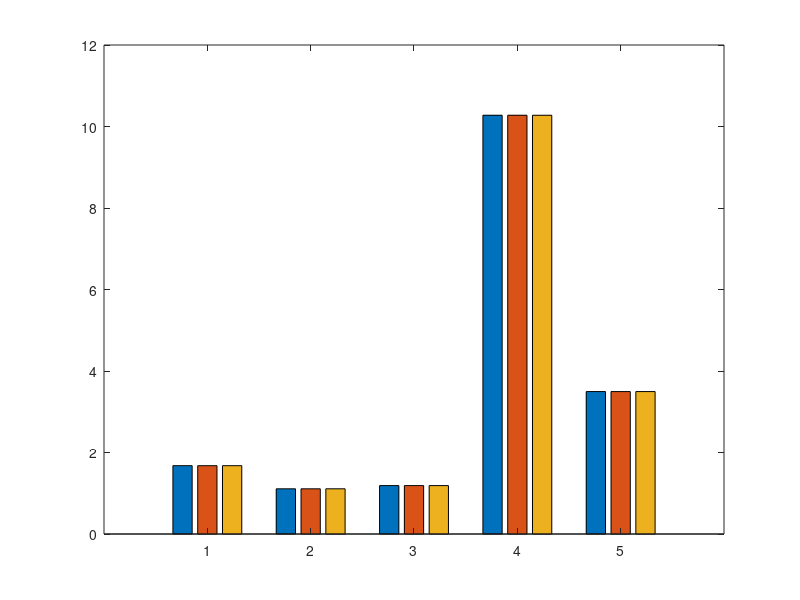

Source code (MATLAB): (Note: this script raises an error after producing the figure.)
%%% Step 2 Plots %%%

benchmarks = ["401.bzip2", "429.mcf", "456.hmmer", "458.sjeng", "470.lbm"]; 

%% L1 instruction cache size plot
CPI = [1.676947 1.676618 1.676571; 1.109419 1.109388 1.109434; 1.188197 1.187996 1.187996; 10.276385 10.276572 10.276069; 3.495573 3.495153 3.495153];  
bar(CPI) 
set(gca,'xticklabels',benchmarks)
title('L1 Icache size - CPI')
xlabel('Benchmarks','FontSize',15)
ylabel('CPI','FontSize',15)
legend({'32kB', '64kB', '128kB'},'Location','northeast', 'FontSize',10);

%% L1 instruction cache associativity plot
CPI2 = [1.676825 1.676981 1.676572; 1.109417 1.109388 1.109388; 1.187998 1.187996 1.187996; 10.276891 10.276068 10.276268; 3.495153 3.495153 3.495153];  
b = bar(CPI2) 
b(1).FaceColor = [0.4940 0.1840 0.5560];
b(2).FaceColor =[0.3010 0.7450 0.9330] ;
b(3).FaceColor = [0.6350 0.0780 0.1840];
set(gca,'xticklabels',benchmarks)
title('L1 Icache associativity - CPI')
xlabel('Benchmarks','FontSize',15)
ylabel('CPI','FontSize',15)
legend({'4', '8', '16'},'Location','northeast', 'FontSize',10);

%% L1 Data cache size plot
CPI3 = [1.710852 1.676947 1.648440; 1.110188 1.109419 1.109142; 1.189566 1.188197 1.185345; 10.276566 10.276385 10.274565; 3.495573 3.495573 3.495573];  
c = bar(CPI3) 
c(1).FaceColor = [0 0.4470 0.7410];
c(2).FaceColor =[0.9290 0.6940 0.1250] ;
c(3).FaceColor = [0.4660 0.6740 0.1880];
set(gca,'xticklabels',benchmarks)
title('L1 Dcache size - CPI')
xlabel('Benchmarks','FontSize',15)
ylabel('CPI','FontSize',15)
legend({'32kB', '64kB', '128kB'},'Location','northeast', 'FontSize',10);

%% L1 Data cache associativity plot
CPI4 = [1.66819 1.662058 1.658426; 1.109417 1.109409 1.109297; 1.187073 1.187024 1.186984; 10.276542 10.276963 10.276247; 3.495573 3.495573 3.495573];  
d = bar(CPI4) 
d(1).FaceColor = [0 0.4470 0.7410];
d(2).FaceColor =[0.9290 0.6940 0.1250] ;
d(3).FaceColor = [0.4940 0.1840 0.5560];
set(gca,'xticklabels',benchmarks)
title('L1 Dcache associativity - CPI')
xlabel('Benchmarks','FontSize',15)
ylabel('CPI','FontSize',15)
legend({'4', '8', '16'},'Location','northeast', 'FontSize',10);

%% L2 cache size plot
CPI5 = [1.760280 1.676947 1.649316; 1.117702 1.109419 1.109120; 1.188197 1.188197 1.188197; 10.281658 10.276385 10.270363; 3.498891 3.495573 3.498620];  
e = bar(CPI5) 
e(1).FaceColor = [0.9290 0.6940 0.1250];
e(2).FaceColor = [0.6350 0.0780 0.1840];
e(3).FaceColor = [0.4940 0.1840 0.5560];
set(gca,'xticklabels',benchmarks)
title('L2 cache size - CPI')
xlabel('Benchmarks','FontSize',15)
ylabel('CPI','FontSize',15)
legend({'512kB','2MB', '4MB'},'Location','northeast', 'FontSize',10);

%% L2 cache associativity plot
CPI6 = [1.675758 1.676947 1.677165 1.677243; 1.109410 1.109419 1.109439 1.109410; 1.188197 1.188197 1.188197 1.188197; 10.276302 10.276385 10.276725 10.273894; 3.495573 3.495573 3.495573 3.495573];  
f = bar(CPI6) 
f(1).FaceColor = [0.9290 0.6940 0.1250];
f(2).FaceColor = [0.6350 0.0780 0.1840];
f(3).FaceColor = [0.4940 0.1840 0.5560];
f(4).FaceColor = [0.3010 0.7450 0.9330];
set(gca,'xticklabels',benchmarks)
title('L2 associativity - CPI')
xlabel('Benchmarks','FontSize',15)
ylabel('CPI','FontSize',15)
legend({'4','8', '16', '32'},'Location','northeast', 'FontSize',10);

%% Cacheline size plot
CPI7 = [1.853301 1.676947 1.661516; 1.150503 1.109419 1.085983; 1.196766 1.188197 1.185385; 17.645921 10.276385 6.805894; 5.606497 3.495573 2.581573];  
k = bar(CPI7) 
k(1).FaceColor = [0.4660 0.6740 0.1880];
k(2).FaceColor = [0 0.4470 0.7410];
k(3).FaceColor = [0.3010 0.7450 0.9330];
set(gca,'xticklabels',benchmarks)
title('Cacheline size - CPI')
xlabel('Benchmarks','FontSize',15)
ylabel('CPI','FontSize',15)
legend({'32kB','64kB', '128kB'},'Location','northeast', 'FontSize',10);